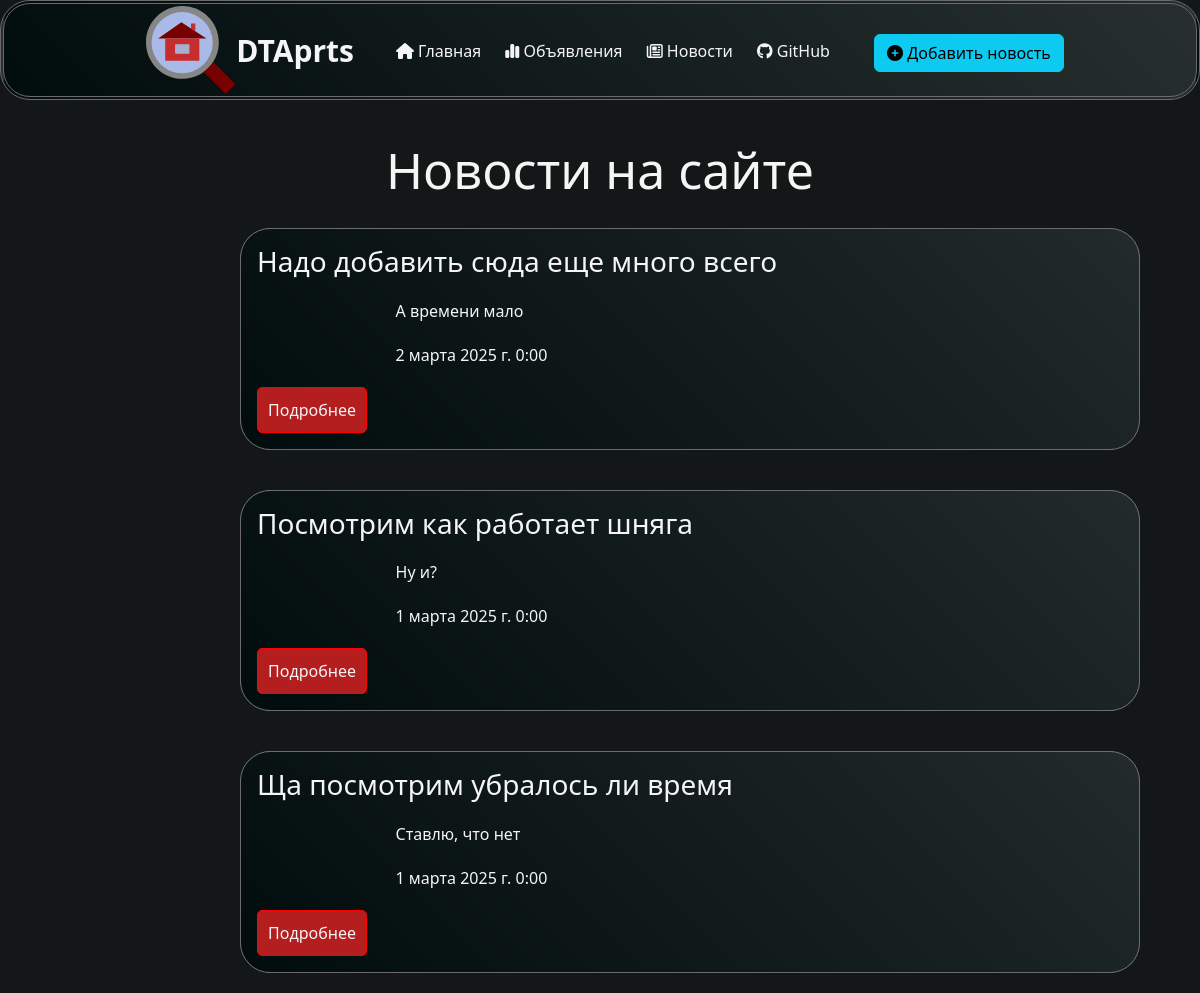
The page /news/ on the database as committed earlier.
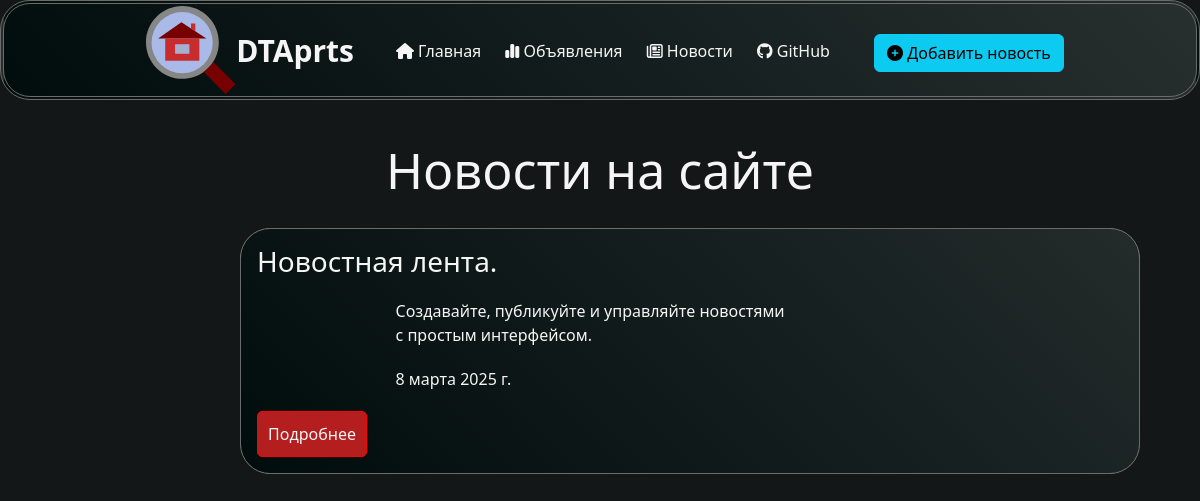
The same page on the database as committed later.
### news/models.py (models this page shows, shortened)
class Articles(models.Model):
    title = models.CharField('Название', max_length=50)
    anons = models.CharField('Анонс', max_length=250)
    full_text = models.TextField('Статья')
    date = models.DateField('Дата публикации')
    class Meta:
        verbose_name = 'Новость'
        verbose_name_plural = 'Новости'

### news/views.py (the view)
# urls.py: path('', views.news_home, name='news_home'),
def news_home(request):
    news = Articles.objects.order_by('-date')
    return render(request, 'news/news_home.html', {'news': news})

### news/templates/news/news_home.html (shortened to what this page needs)
{% extends "main/layout.html" %}
{% block content %}
    <div class="features">
        <h1>Новости на сайте</h1>
        {% if news %}
            {% for new in news %}
                <div class="alert alert-warning">
                    <h3>{{ new.title }}</h3>
                    <p>{{ new.anons }}</p>
                    <p>{{ new.date }}</p>
                    <a href="{% url "news_detail" new.id %}" class="btn btn-danger">Подробнее</a>
                </div>
            {% endfor %}
        {% else %}
                <p>Нет записей</p>
        {% endif %}
    </div>
{% endblock  %}

### main/templates/main/layout.html (shortened to what this page needs)
{% load static %}
<!DOCTYPE html>
<html lang="en">
<head>
    <link rel="stylesheet" href="https://cdn.jsdelivr.net/npm/bootstrap@5.3.3/dist/css/bootstrap.min.css">
    <link rel="stylesheet" href="{% static 'main/css/main.css' %}">
    <link rel="stylesheet" href="https://use.fontawesome.com/releases/v6.5.2/css/all.css">
</head>
<body>
    <aside>
        <img src="{% static 'main/img/logo.svg' %}" alt="Лого">
        <a href="{% url 'home' %}" class="logo">DTAprts</a>
        <ul>
            <li><a href="{% url "home" %}"><i class="fa-solid fa-house"></i> Главная</a></li>
            <li><a href="{% url "about" %}"><i class="fa-solid fa-chart-simple"></i> Объявления</a></li>
            <li><a href="{% url "news_home" %}"><i class="fa-regular fa-newspaper"></i> Новости</a></li>
            <li><a href="https://github.com/DmitriyPichugov/my_projects"><i class="fa-brands fa-github"></i> GitHub</a></li>
            <li class="add-news"><a href="{% url "create" %}" class="btn btn-info"><i class="fas fa-plus-circle"></i> Добавить новость</a></li>
        </ul>
    </aside>
    <main>
        {% block content %}
        {% endblock content %}
    </main>
</body>
</html>

### main/static/main/css/main.css (style rules this page uses)
body { background-color: rgb(20, 23, 23); color: whitesmoke; background-image: repeating-radial-gradient(45deg, rgb(1, 12, 12) 2px, gray 1px); }
aside { display: flex; justify-content: center; align-items: center; top: 0; left: 0; right: 0; background-image: repeating-linear-gradient(45deg, rgb(1, 12, 12) 2px, gray 3000px); width: 100%; padding: 0.6%; height: 100px; color: whitesmoke; border-radius: 30px; border-width: 4px; border-style: double; border-color: rgb(107, 107, 107); z-index: 1000; position: fixed; }
aside img { width: 90px; height: 90px; float: inline-start; }
aside .logo { display: block; visibility: visible; font-size: 30px; font-weight: 700; left: 87px; top: -33px; z-index: 10; color: inherit; transition: transform .7s ease; }
aside ul { list-style: none; }
aside ul li { display: inline-flex; color: whitesmoke; margin: 0 10px; margin-top: 18px; transition: transform .7s ease; }
aside ul li.add-news { position: relative; left: 20px; top: 2px; color: rgb(255, 255, 255); }
.features h1 { margin-top: 140px; font-size: 50px; text-align: center; }
.features p { max-width: 400px; margin: 20px auto; margin-left: 50%; }
.alert-warning { float: left; clear: both; width: 900px; margin: 20px 20%; text-align: left; border-radius: 30px; border-color: rgb(107, 107, 107); color: whitesmoke; background-image: repeating-linear-gradient(45deg, rgb(1, 12, 12) 2px, gray 3000px); }
.alert-warning p { margin-left: 16%; }
.btn.btn-danger { background-color: rgb(180, 30, 30); border: 1px solid red; padding: 10px; border-radius: 5px; color: whitesmoke; cursor: pointer; transition: background-color 0.3s ease; }

### main/templates/main/layout.html (style rules this page uses)
a { text-decoration: none; color: inherit; }

Rows that differ between the two databases and show on the page:
removed Articles: title "Надо добавить сюда еще много всего", anons "А времени мало", date "2 марта 2025 г. 0:00"
removed Articles: title "Посмотрим как работает шняга", anons "Ну и?", date "1 марта 2025 г. 0:00"
removed Articles: title "Ща посмотрим убралось ли время", anons "Ставлю, что нет", date "1 марта 2025 г. 0:00"
added Articles: title "Новостная лента.", anons "Создавайте, публикуйте и управляйте новостями с простым интерфейсом.", date "8 марта 2025 г."
